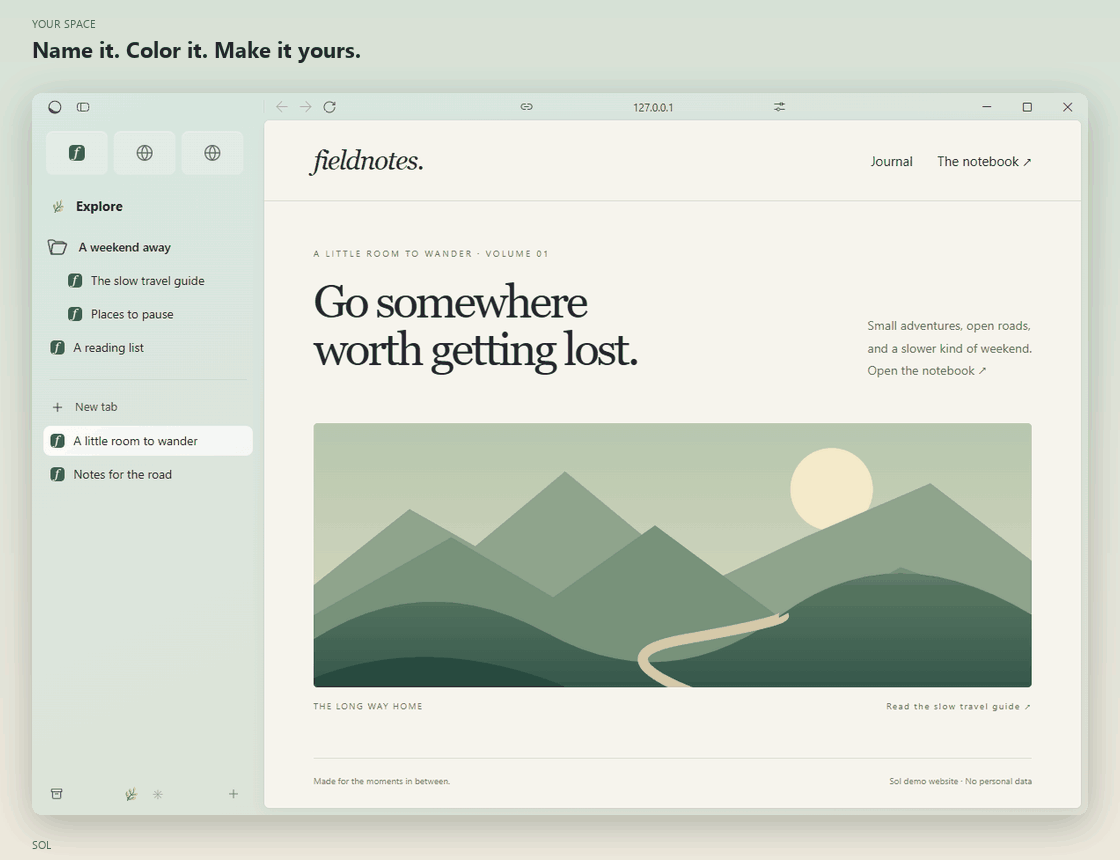
#> input picture assets/readme/space-setup.gif, 1120 x 860 px
$ python -i build_readme_media.py   (imports and definitions only)
#> lines starting #> are read from the running program, lines starting #| are printed output that depends on the picture; after the words box and inside, x2 and y2 are one past the last pixel; in counts of white or black regions, pixels touching at a corner belong together
#> further down, picture is the input picture: PIL image 1120x860 P; mean R, G, B 210.4, 216.9, 205.8
"""Frame real README captures and assemble a short, explicitly edited tour.

Requires Pillow. Run readme_demo.py --capture first. Application pixels are
only scaled and framed; no controls, tabs or feature states are painted over.
"""
import argparse
import hashlib
import json
from pathlib import Path
from PIL import Image, ImageDraw, ImageFilter, ImageFont, ImageOps

ROOT = Path(__file__).resolve().parents[1]
CAPTURES = ROOT/'artifacts/readme-demo/captures'
OUTPUT = ROOT/'assets/readme'
# Legacy fixture media. The README now uses scripts/readme_record.py, so this
# pipeline writes to artifacts/ and can no longer overwrite the published files.
LEGACY = ROOT/'artifacts/readme-demo/media'
TITLES = {
    'overview': ('01 / SPACES', 'A place for every part of your day.'),
    'split-view': ('02 / SPLIT VIEW', 'Keep both in view.'),
    'link-peek': ('03 / LINK PEEK', 'Follow your curiosity. Keep your place.'),
    'themes': ('04 / THEMES', 'Make yourself at home.'),
    'dark-space': ('05 / YOUR OWN MOOD', 'A different space. A different mood.'),
}


# [14 lines left out: function latest, not called in this run]


def background(size, dark=False):
#> called with size = (1600, 1100), dark = False
    image = Image.new('RGB',size)
#> image: PIL image 1600x1100 RGB; every value is 0
    draw = ImageDraw.Draw(image)
    for y in range(size[1]):
        t=y/(size[1]-1)
        colors=((31,42,38),(34,29,45)) if dark else ((215,227,217),(239,234,222))
        draw.line((0,y,size[0],y),fill=tuple(round(a+(b-a)*t) for a,b in zip(*colors)))
    return image


def framed(source, size=(1600,1100), title=None, dark=False):
    image=background(size,dark).convert('RGBA')
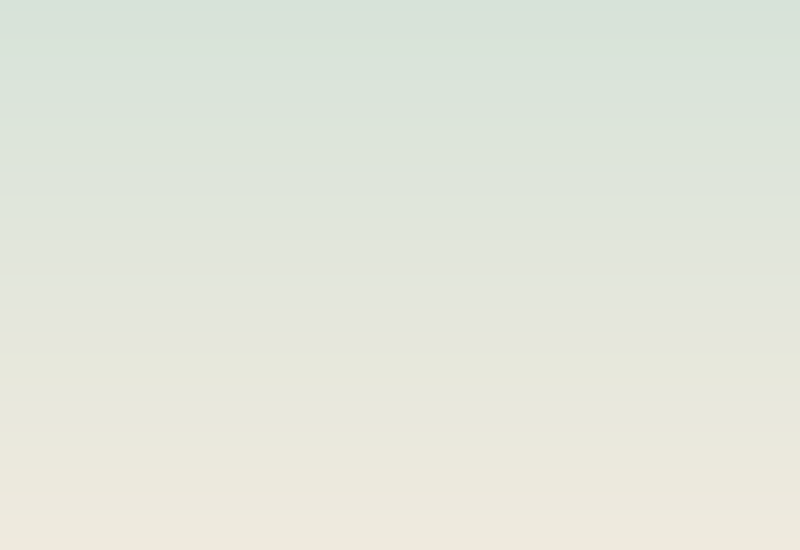
#> image: PIL image 1600x1100 RGBA (shown at 1/2 size); mean R, G, B, A 227, 230.5, 219.5, 255
    padding=32 if title else 64
    top=88 if title else padding
    bottom=40 if title else padding
    content=ImageOps.contain(source.convert('RGB'),(size[0]-padding*2,size[1]-top-bottom),Image.Resampling.LANCZOS)
    x=(size[0]-content.width)//2
#> x = 167
    y=top+(size[1]-top-bottom-content.height)//2
#> y = 64
    mask=Image.new('L',size)
#> mask: PIL image 1600x1100 L; every value is 0
    ImageDraw.Draw(mask).rounded_rectangle((x,y+10,x+content.width,y+content.height+10),radius=12,fill=70)
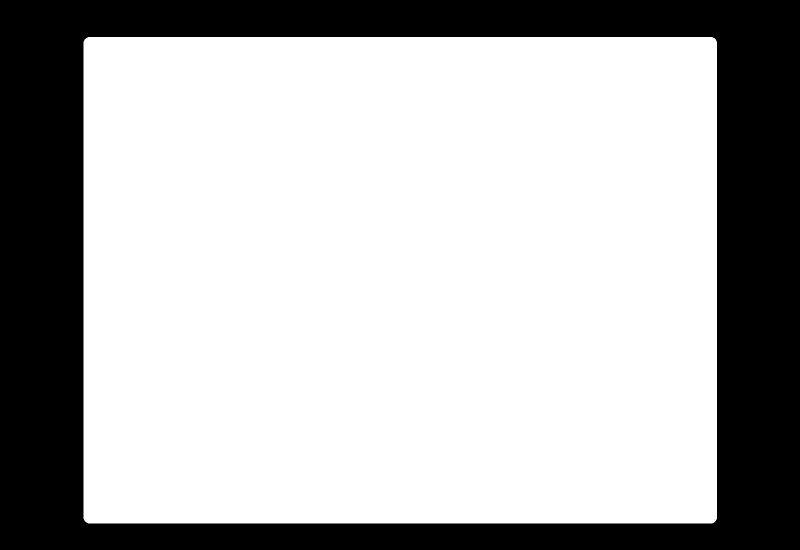
#> mask: PIL image 1600x1100 L (shown at 1/2 size); values 0 (black) and 70 (white), 70% white; 1 black region, box (x1, y1, x2, y2) and area: (0, 0, 1600, 1100) 527345
    shadow=Image.new('RGBA',size,(20,39,29,0))
    shadow.putalpha(mask.filter(ImageFilter.GaussianBlur(18)))
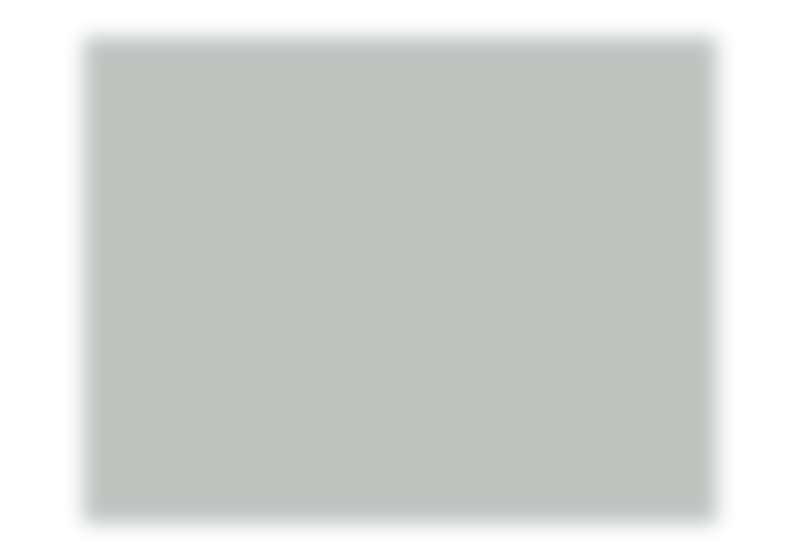
#> shadow: PIL image 1600x1100 RGBA (shown at 1/2 size); mean R, G, B, A 20, 39, 29, 49; transparent parts drawn white
    image=Image.alpha_composite(image,shadow)
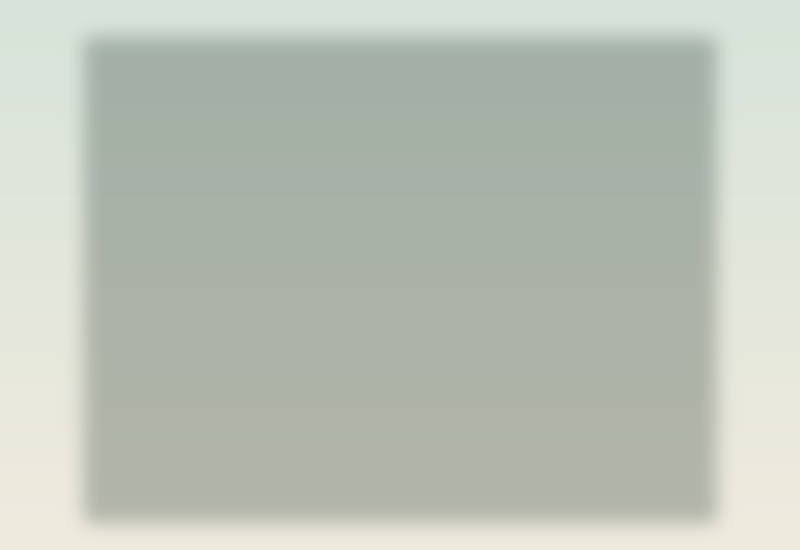
#> image: PIL image 1600x1100 RGBA (shown at 1/2 size); mean R, G, B, A 187.2, 193.7, 182.9, 255
    rounding=Image.new('L',content.size)
#> rounding: PIL image 1266x972 L; every value is 0
    ImageDraw.Draw(rounding).rounded_rectangle((0,0,content.width-1,content.height-1),radius=9,fill=255)
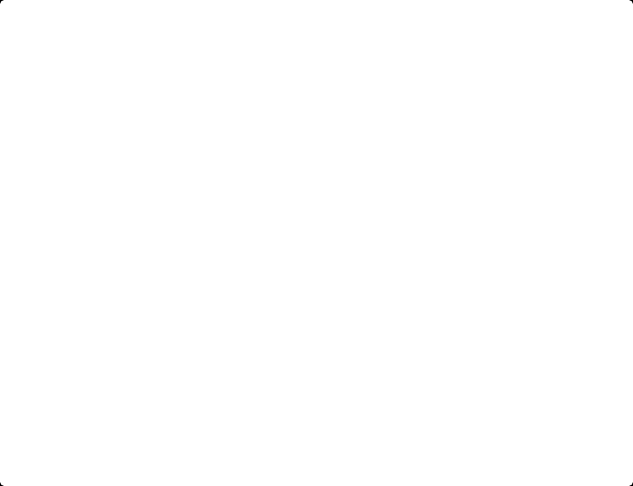
#> rounding: PIL image 1266x972 L (shown at 1/2 size); 100% white; 4 black regions, box (x1, y1, x2, y2) and area: (0, 0, 7, 7) 21, (1259, 0, 1266, 7) 21, (0, 965, 7, 972) 21, (1259, 965, 1266, 972) 21
    image.paste(content,(x,y),rounding)
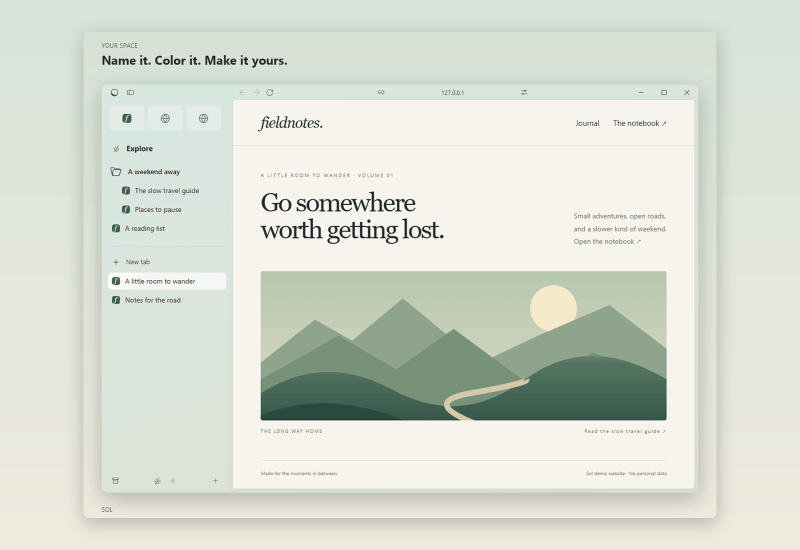
#> image: PIL image 1600x1100 RGBA (shown at 1/2 size); mean R, G, B, A 214.2, 219.9, 208.8, 255
    if title:
        draw=ImageDraw.Draw(image)
        font_root=Path('C:/Windows/Fonts')
        small=ImageFont.truetype(str(font_root/'segoeui.ttf'),11)
        large=ImageFont.truetype(str(font_root/'segoeuib.ttf'),22)
        draw.text((32,16),title[0],font=small,fill='#52695a')
        draw.text((32,34),title[1],font=large,fill='#243c2e')
        draw.text((32,size[1]-23),'SOL',font=small,fill='#52695a')
    return image.convert('RGB')


# [82 lines left out: functions build_space, main, not called in this run]


# [2 lines not run here, left out]

>>> from PIL import Image
>>> picture = Image.open('../assets/readme/space-setup.gif')
>>> result = framed(picture)

$ run again, on assets/readme/dark-space.webp
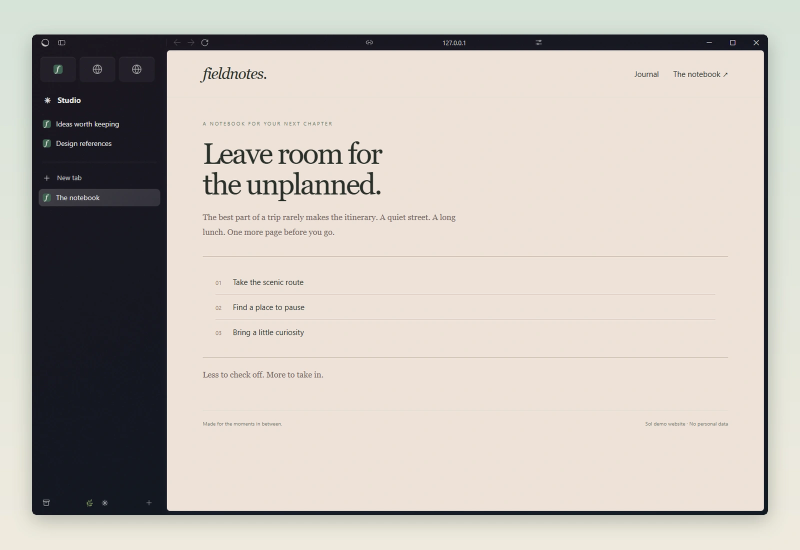
#> input picture assets/readme/dark-space.webp, 1600 x 1100 px (shown at 1/2 size)
#> picture is the input picture: PIL image 1600x1100 RGB; mean R, G, B 194.9, 188.6, 181.7
#> in framed, `ImageDraw.Draw(mask).rounded_rectangle((x,y+10,x+content.width,y+conte..`:
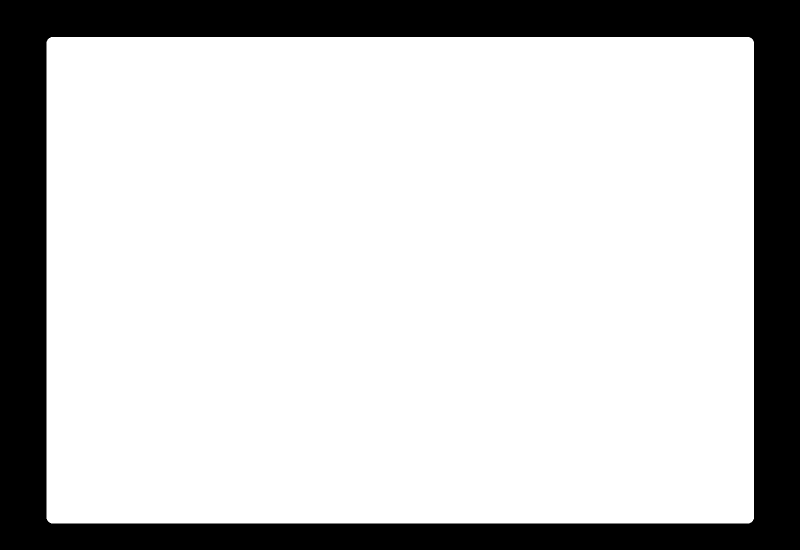
#> mask: PIL image 1600x1100 L (shown at 1/2 size); values 0 (black) and 70 (white), 78.2% white; 1 black region, box (x1, y1, x2, y2) and area: (0, 0, 1600, 1100) 383341
#> in framed, `image.paste(content,(x,y),rounding)`:
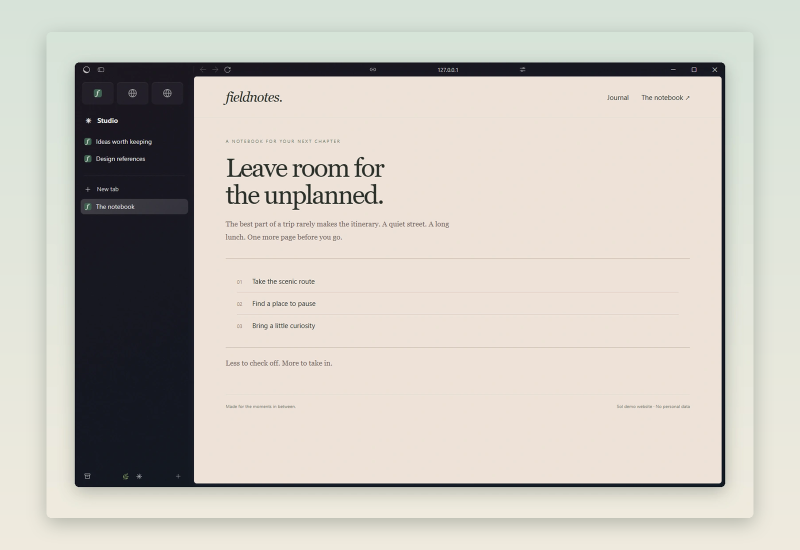
#> image: PIL image 1600x1100 RGBA (shown at 1/2 size); mean R, G, B, A 200.6, 196.6, 188.8, 255
